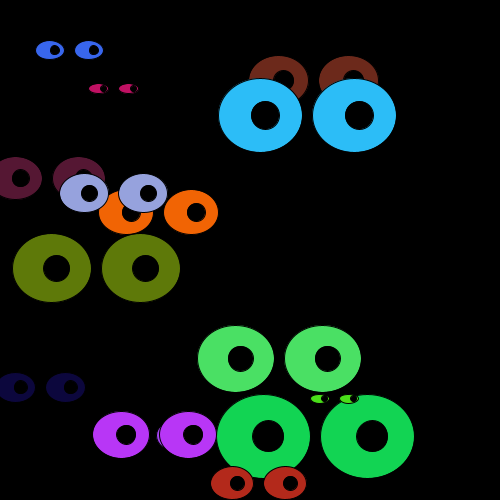
Frame 1 (no input)
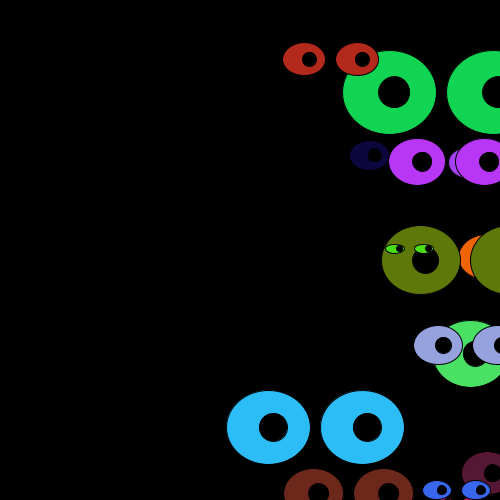
Frame 60 (the mouse pressed at the canvas centre just before this capture)
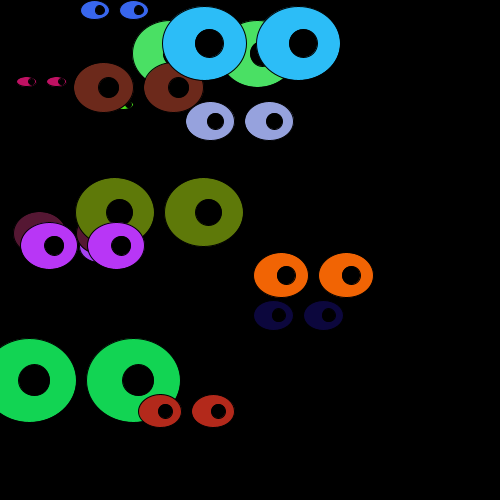
Frame 120 (the mouse held since frame 60 and released just before this capture)

The Processing sketch that drew these frames (run headless with seeded random() and noise(); from frame 60 on, the mouse is pressed at the canvas centre):

// Processing sketch: processing_43240
// ── processing_43240.pde

color c;

Eyes eyes[];
void setup () {
  size (500, 500);
  fill(0);
  smooth();
  eyes = new Eyes[15];
  for (int i=0; i<eyes.length; i++) {
    color c= color(random(255), random(255), random(255));
    eyes[i] = new Eyes (random(0, width), random(0, height), (int)random(15, 100), (int)random(5, 10), (int)random(5, 10), c);
  }
}

void draw () {
  background(0);
  for (int i=0; i<eyes.length; i++) {
    eyes[i].around ();
    eyes[i].display ();
  }
  if (mousePressed==true) {
    c = 0;                //tried to get them to blink when th mouse is pressed
  }
}

class Eyes {
  color eyeColor;
  float x;
  float y;
  int eyeSize;
  int blink;
  int xSpeed;
  int ySpeed;



  Eyes(float _x, float _y, int _eyeSize, int _xSpeed, int _ySpeed, color _eyeColor) {
    x=_x;
    y=_y;
    eyeSize= _eyeSize;
    eyeColor= _eyeColor;
    xSpeed = _xSpeed;
    ySpeed = _ySpeed;
    blink = 0;
  }

  void around() {
    x=x+xSpeed;
    y=y+ySpeed;

    if (x>width || x<0) {
      xSpeed*=-1;
    }

    if (y>height || y<0) {
      ySpeed*= -1;
    }
  }

  void display () {
    fill(eyeColor);


    //eyes
    ellipse (x, y, eyeSize, eyeSize-10);  //so that they are like opals
    ellipse (x+eyeSize +10, y, eyeSize, eyeSize-10); //second eye

    //eyeballs
    ellipseMode (CENTER);
    fill(0);
    ellipse(x+5, y, eyeSize/3, eyeSize/3);
    ellipse(x+eyeSize+15, y, eyeSize/3, eyeSize/3);

   
  }
}
